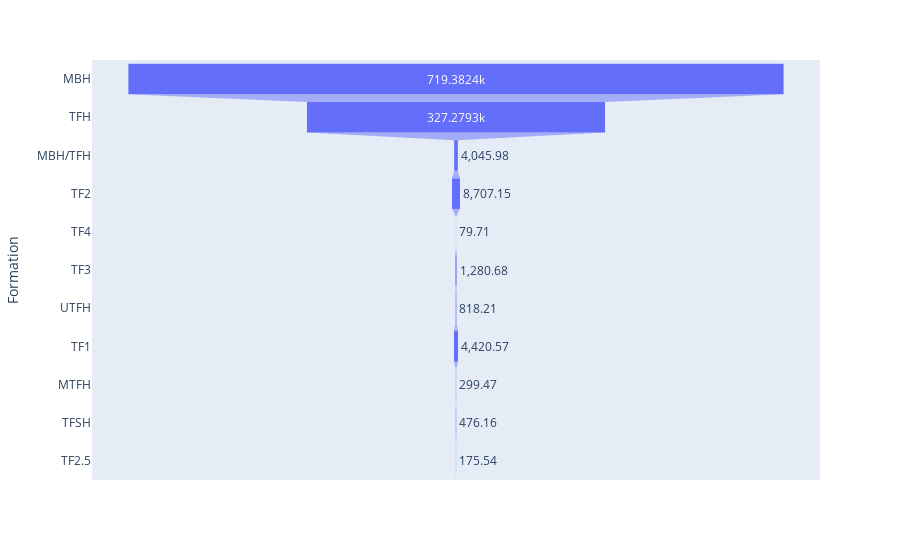

Notebook code for this chart:
### Code cell
#Printt figure
data = dict(
    number= form_prod,
    Formation = formation_names)
fig = px.funnel(data, x='number', y='Formation')
fig.show()

### Figure 1 — Plotly figure (JSON) as saved in the notebook; plotly's stock layout.template omitted (floating-point values rounded to 4 significant figures)
{"data": [{"hovertemplate": "number=%{x}<br>Formation=%{y}<extra></extra>", "legendgroup": "", "marker": {"color": "#636efa"}, "name": "", "orientation": "h", "showlegend": false, "type": "funnel", "x": [719400.0, 327300.0, 4046.0, 8707.0, 79.71, 1281.0, 818.2, 4421.0, 299.5, 476.2, 175.5], "xaxis": "x", "y": ["MBH", "TFH", "MBH/TFH", "TF2", "TF4", "TF3", "UTFH", "TF1", "MTFH", "TFSH", "TF2.5"], "yaxis": "y"}], "layout": {"legend": {"tracegroupgap": 0}, "margin": {"t": 60}, "xaxis": {"anchor": "y", "domain": [0, 1], "title": {"text": "number"}}, "yaxis": {"anchor": "x", "domain": [0, 1], "title": {"text": "Formation"}}}}
